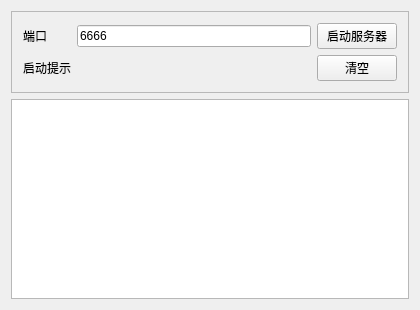
<?xml version="1.0" encoding="UTF-8"?>
<ui version="4.0">
 <class>Widget</class>
 <widget class="QWidget" name="Widget">
  <property name="geometry">
   <rect>
    <x>0</x>
    <y>0</y>
    <width>420</width>
    <height>310</height>
   </rect>
  </property>
  <property name="windowTitle">
   <string>Tcp服务端</string>
  </property>
  <layout class="QVBoxLayout" name="verticalLayout">
   <item>
    <widget class="QFrame" name="frame">
     <property name="frameShape">
      <enum>QFrame::StyledPanel</enum>
     </property>
     <property name="frameShadow">
      <enum>QFrame::Raised</enum>
     </property>
     <layout class="QGridLayout" name="gridLayout_2">
      <item row="1" column="0">
       <widget class="QLabel" name="label_2">
        <property name="text">
         <string>启动提示</string>
        </property>
       </widget>
      </item>
      <item row="0" column="0">
       <widget class="QLabel" name="label">
        <property name="text">
         <string>端口</string>
        </property>
       </widget>
      </item>
      <item row="0" column="1">
       <widget class="QLineEdit" name="lineEdit">
        <property name="text">
         <string>6666</string>
        </property>
       </widget>
      </item>
      <item row="0" column="2">
       <widget class="QPushButton" name="pushButton">
        <property name="text">
         <string>启动服务器</string>
        </property>
       </widget>
      </item>
      <item row="1" column="2">
       <widget class="QPushButton" name="pushButton_2">
        <property name="text">
         <string>清空</string>
        </property>
       </widget>
      </item>
     </layout>
    </widget>
   </item>
   <item>
    <widget class="QListWidget" name="listWidget"/>
   </item>
  </layout>
 </widget>
 <layoutdefault spacing="6" margin="11"/>
 <resources/>
 <connections/>
</ui>
